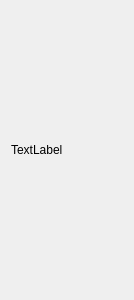
<?xml version="1.0" encoding="UTF-8"?>
<ui version="4.0">
 <class>PlayerStatusIndicator</class>
 <widget class="QWidget" name="PlayerStatusIndicator">
  <property name="geometry">
   <rect>
    <x>0</x>
    <y>0</y>
    <width>134</width>
    <height>300</height>
   </rect>
  </property>
  <property name="windowTitle">
   <string>Form</string>
  </property>
  <layout class="QVBoxLayout" name="verticalLayout">
   <item>
    <spacer name="verticalSpacer">
     <property name="orientation">
      <enum>Qt::Vertical</enum>
     </property>
     <property name="sizeHint" stdset="0">
      <size>
       <width>20</width>
       <height>40</height>
      </size>
     </property>
    </spacer>
   </item>
   <item>
    <widget class="QLabel" name="indicator">
     <property name="text">
      <string>TextLabel</string>
     </property>
    </widget>
   </item>
   <item>
    <spacer name="verticalSpacer_2">
     <property name="orientation">
      <enum>Qt::Vertical</enum>
     </property>
     <property name="sizeHint" stdset="0">
      <size>
       <width>20</width>
       <height>40</height>
      </size>
     </property>
    </spacer>
   </item>
  </layout>
 </widget>
 <resources/>
 <connections/>
</ui>
